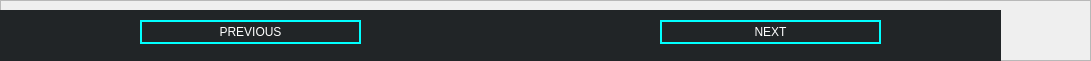
          <widget class="QFrame" name="frame_39">
           <property name="geometry">
            <rect>
             <x>0</x>
             <y>450</y>
             <width>1091</width>
             <height>61</height>
            </rect>
           </property>
           <property name="frameShape">
            <enum>QFrame::StyledPanel</enum>
           </property>
           <property name="frameShadow">
            <enum>QFrame::Raised</enum>
           </property>
           <widget class="QLabel" name="label_46">
            <property name="geometry">
             <rect>
              <x>0</x>
              <y>10</y>
              <width>1001</width>
              <height>51</height>
             </rect>
            </property>
            <property name="styleSheet">
             <string notr="true">background-color: rgb(33, 37, 39);</string>
            </property>
            <property name="text">
             <string/>
            </property>
           </widget>
           <widget class="QPushButton" name="next">
            <property name="geometry">
             <rect>
              <x>660</x>
              <y>20</y>
              <width>221</width>
              <height>24</height>
             </rect>
            </property>
            <property name="styleSheet">
             <string notr="true">
QPushButton {
	color: rgb(255, 255, 255);
	border: 2px solid rgb(0, 255, 255);
}
QPushButton:hover {
    background-color: rgb(103, 255, 2);
}
QPushButton:pressed {
    background-color: rgb(224, 0, 0);
    border-style: inset;
}
</string>
            </property>
            <property name="text">
             <string>NEXT</string>
            </property>
           </widget>
           <widget class="QPushButton" name="prev">
            <property name="geometry">
             <rect>
              <x>140</x>
              <y>20</y>
              <width>221</width>
              <height>24</height>
             </rect>
            </property>
            <property name="styleSheet">
             <string notr="true">
QPushButton {
	color: rgb(255, 255, 255);
	border: 2px solid rgb(0, 255, 255);
}
QPushButton:hover {
    background-color: rgb(103, 255, 2);
}
QPushButton:pressed {
    background-color: rgb(224, 0, 0);
    border-style: inset;
}
</string>
            </property>
            <property name="text">
             <string>PREVIOUS</string>
            </property>
           </widget>
          </widget>
